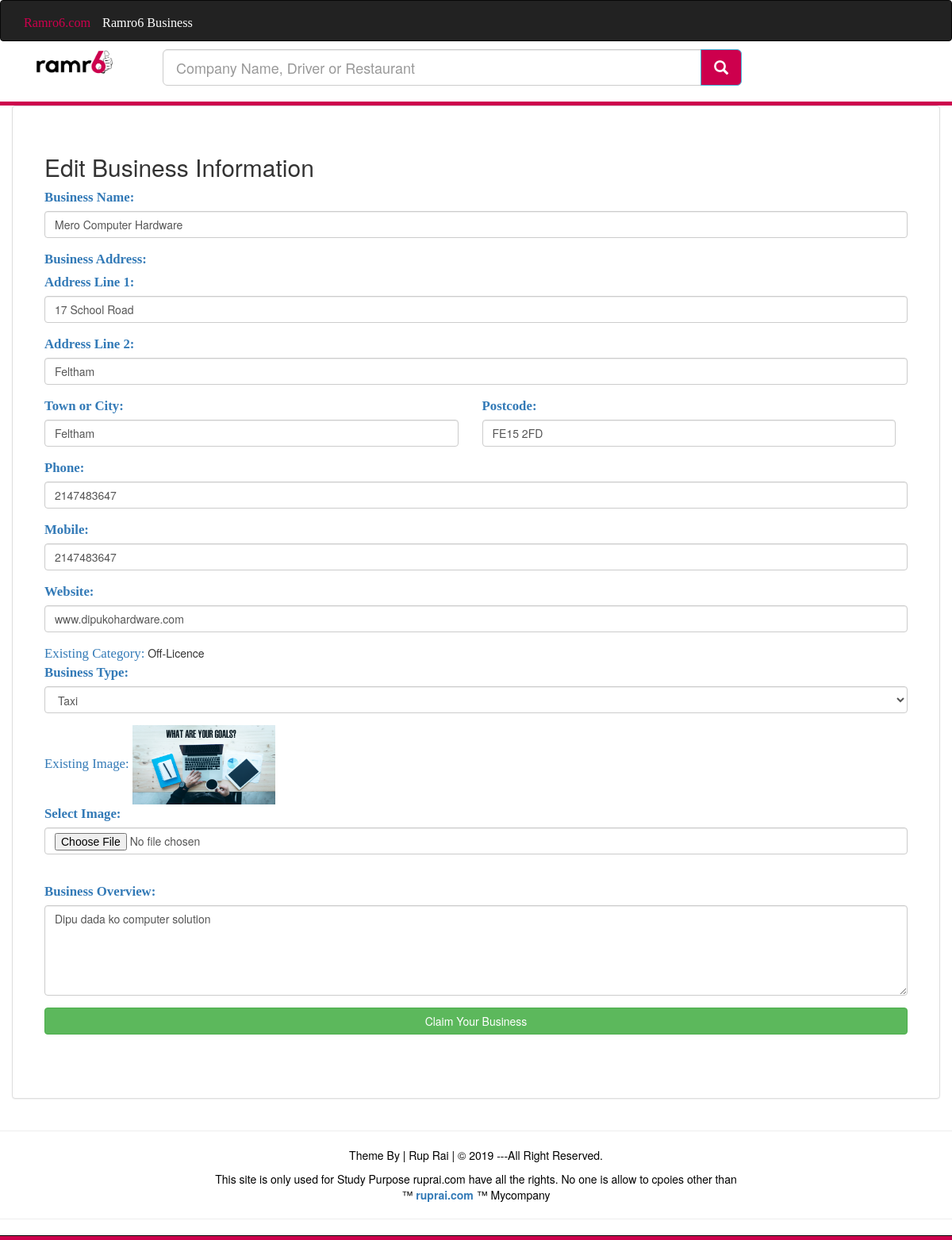
Page /ClaimBusiness.php?ClaimId=12 on the committed database.
### tables this page shows
CREATE TABLE `business` (
  `id` int(10) NOT NULL,
  `datetime` varchar(50) NOT NULL,
  `name` varchar(200) NOT NULL,
  `address1` varchar(200) NOT NULL,
  `address2` varchar(200) NOT NULL,
  `towncity` varchar(200) NOT NULL,
  `postcode` varchar(100) NOT NULL,
  `phone` int(100) NOT NULL,
  `mobile` int(100) NOT NULL,
  `website` varchar(200) NOT NULL,
  `businesstype` varchar(100) NOT NULL,
  `image` varchar(200) NOT NULL,
  `overview` varchar(10000) NOT NULL,
  `user_id` int(10) NOT NULL
);

### ClaimBusiness.php (the view, shortened to what this page needs)
<!doctype html>
<html>
<head>
	<link rel="stylesheet" href="https://maxcdn.bootstrapcdn.com/bootstrap/3.3.7/css/bootstrap.min.css">
	<link rel="stylesheet" href="https://cdnjs.cloudflare.com/ajax/libs/font-awesome/4.7.0/css/font-awesome.min.css">
	<link rel="stylesheet" href="css/adminstyles.css">
</head>
<body>
	<nav class="navbar navbar-inverse" role="navigation">
		<div class="container">
			<div class="navbar-header">
				<div>
				<a class="navbar-brand" href="Company.php">
					<span class="BrandName">Ramro6.com</span></a>
				<a class="navbar-brand" href="Clienthome.php">
					<span class="BrandName" style="color:#FFFFFF;">Ramro6 Business</span></a>
			</div>
			<div class="collapse navbar-collapse" id="collapse"></div>
		</div>
		</div>
	</nav>
	<div class="container">
            <div class="col-sm-2">
                <a href="Home.php">
                <img src="images/ramro-logo.jpg" width="100" height="50" class="img-responsive BrandImage">
				</a>
            </div>
            <div class="flipkart-navbar-search smallsearch col-sm-8 col-xs-11" style="margin: -10px 0 20px -30px;">
				<form action="Dashboard.php">
					<div id="custom-search-input">
						<div class="input-group col-md-12">
							<input type="text" name="Search" class="form-control input-lg" placeholder="Company Name, Driver or Restaurant" />
							<span class="input-group-btn">
								<button class="btn btn-info btn-lg" type="button" name="SearchButton">
									<i class="glyphicon glyphicon-search"></i>
								</button>
							</span>
						</div>
					</div>
				</form>
            </div>
		<div class="col-sm-2" style="margin-top: -5px;">
            </div>
        </div>
	<div class="Line topspace"></div>
	<div class="container">
		<div class="row">
		<div class="col panel panel-default" style="padding: 40px;">
			<?php
				$SearchQueryParameter = $_GET["ClaimId"];
				$UserIdFromURL=$_GET["UserId"];
				$ActualOwnerId=mysql_fetch_row(mysql_query("SELECT user_id FROM business WHERE id='$SearchQueryParameter'"));
				if($ActualOwnerId[0] == 2 || $ActualOwnerId[0] == 3 || $ActualOwnerId[0] == 4){
			?>
				<h2>Edit Business Information</h2>
				<div>
					<?php
						$SearchQueryParameter=$_GET['ClaimId'];
						$Query = "SELECT * FROM business WHERE id='$SearchQueryParameter'";
						$ExecuteQuery=mysql_query($Query);
						while($DataRows=mysql_fetch_array($ExecuteQuery)){
							$Businessname = $DataRows['name'];
							$Address1 = $DataRows['address1'];
							$Address2 = $DataRows['address2'];
							$TownCity = $DataRows['towncity'];
							$Postcode = $DataRows['postcode'];
							$Phone = $DataRows['phone'];
							$Mobile = $DataRows['mobile'];
							$Website = $DataRows['website'];
							$Category = $DataRows['businesstype'];
							$Image=$DataRows['image'];
							$Overview = $DataRows['overview'];
						}
					?>
				<form action="ClaimBusiness.php?ClaimId=<?php echo $SearchQueryParameter;?>&UserId=<?php echo $UserIdFromURL;?>" method="post" enctype="multipart/form-data">
					<fieldset>
						<div class="form-group">
							<label for="Businessname"><span class="FieldInfo">Business Name:</span></label>
							<input value="<?php echo $Businessname;?>" class="form-control" type="text" name="Businessname" id="Businessname" placeholder="Business Name">
						</div>
						<div class="form-group">
							<label for="Businessaddress"><span class="FieldInfo">Business Address:</span></label><br>
							<label for="Address1"><span class="FieldInfo">Address Line 1:</span></label>
							<input value="<?php echo $Address1;?>"  class="form-control" type="text" name="Address1" id="Address1" placeholder="Business Address Line 1">
						</div>
						<div class="form-group">
							<label for="Address2"><span class="FieldInfo">Address Line 2:</span></label>
							<input value="<?php echo $Address2;?>" class="form-control" type="text" name="Address2" id="Address2" placeholder="Business Address Line 2">
						</div>
						<div class="form-row" style="margin-left: -15px;">
    			 			<div class="form-group col-md-6">
							<label for="TownCity"><span class="FieldInfo">Town or City:</span></label>
      						<input value="<?php echo $TownCity;?>"  type="text" class="form-control" name="TownCity" id="TownCity" placeholder="Town or City">
    						</div>
							<div class="form-group col-md-6">
							<label for="Postcode"><span class="FieldInfo">Postcode:</span></label>
      						<input value="<?php echo $Postcode;?>"  type="text" class="form-control" name="Postcode" id="Postcode" placeholder="Postcode">
    						</div>
						</div>
						<div class="form-group">
							<label for="Phone"><span class="FieldInfo">Phone:</span></label>
							<input value="<?php echo $Phone;?>"  class="form-control" type="text" name="Phone" id="Phone" placeholder="Business Phone Number">
						</div>
						<div class="form-group">
							<label for="Mobile"><span class="FieldInfo">Mobile:</span></label>
							<input value="<?php echo $Mobile;?>"  class="form-control" type="text" name="Mobile" id="Mobile" placeholder="Mobile Number">
						</div>
						<div class="form-group">
							<label for="Website"><span class="FieldInfo">Website:</span></label>
							<input value="<?php echo $Website;?>"  class="form-control" type="text" name="Website" id="Website" placeholder="Website">
						</div>
						<div class="form-group">
							<span class="FieldInfo">Existing Category:</span>
							<?php echo $Category."<br>"; ?>
							<label for=categoryselect><span class="FieldInfo">Business Type:</span></label>
							<select class="form-control" id="categoryselect" name="Category">
								<?php
									$ViewQuery = "SELECT * FROM category ORDER BY datetime DESC";
									$Execute=mysql_query($ViewQuery);
									while($DataRows=mysql_fetch_array($Execute)){
										$CategoryName=$DataRows["name"];
								?>
								<option><?php echo $CategoryName; ?></option>
								<?php } ?>
							</select>
						</div>
						<div class="form-group">
							<span class="FieldInfo">Existing Image:</span>
							<img src="Upload/<?php echo $Image; ?>" width="180" height="100">
							<br>
							<label for="imageselect"><span class="FieldInfo">Select Image:</span></label>
							<input type="file" class="form-control" name="Image" id="imageselect">
						</div><br>
						<div class="form-group">
							<label for="Overview"><span class="FieldInfo">Business Overview:</span></label>
							<textarea class="form-control" name="Overview" id="Overviewarea" placeholder="Provide Some Information About Your Business" rows="5"><?php echo $Overview;?></textarea>
						</div>
						<input class="btn btn-success btn-block" type="submit" name="Submit" value="Claim Your Business">
						<br><br>
					</fieldset>
				</form>
				</div>
			<?php
				}else{
					echo "Already Claimed Business Please Contact Administrator";
				}
			?>
			</div>
		</div>
	</div>
<div>
<hr>
	<div id="footer">
		<p>
		Theme By | Rup Rai | &copy; 2019 ---All Right Reserved.
		</p>
		<p>
		This site is only used for Study Purpose ruprai.com have all the rights. No one is allow to cpoies other than <br>&trade; <a style="text-decoration: none; cursor: pointer; font-weight: bold;" href="#">ruprai.com</a> &trade; Mycompany
			<hr>
		</p>
	</div>
	<div class="Line topspace"></div>
</div>
</body>
</html>

### css/adminstyles.css (style rules this page uses)
body { background-color: #FFFFFF; }
.BrandName { font-family: Cambria, "Hoefler Text", "Liberation Serif", Times, "Times New Roman", "serif"; font-size: 0.9em; color: #cd004d; }
.BrandImage { margin-top: -15px; }
.topspace { height: 5px; background:#cd004d; }
#custom-search-input button { background: #cd004d; }
.FieldInfo { color: #337ab7; font-family: Cambria, "Hoefler Text", "Liberation Serif", Times, "Times New Roman", "serif"; font-size: 1.2em; }
#footer { border-bottom: 1px solid black; color: #000000; text-align: center; }
body { transition: background-color .5s; }

### rows in the picture
business: Businessname "Mero Computer Hardware", Address1 "17 School Road", Address2 "Feltham", TownCity "Feltham", Postcode "FE15 2FD", Phone "2147483647", Mobile "2147483647", Website "www.dipukohardware.com", businesstype "Off-Licence", image (picture), Overview "Dipu dada ko computer solution"

### other values in the picture
form field Category "Taxi"
